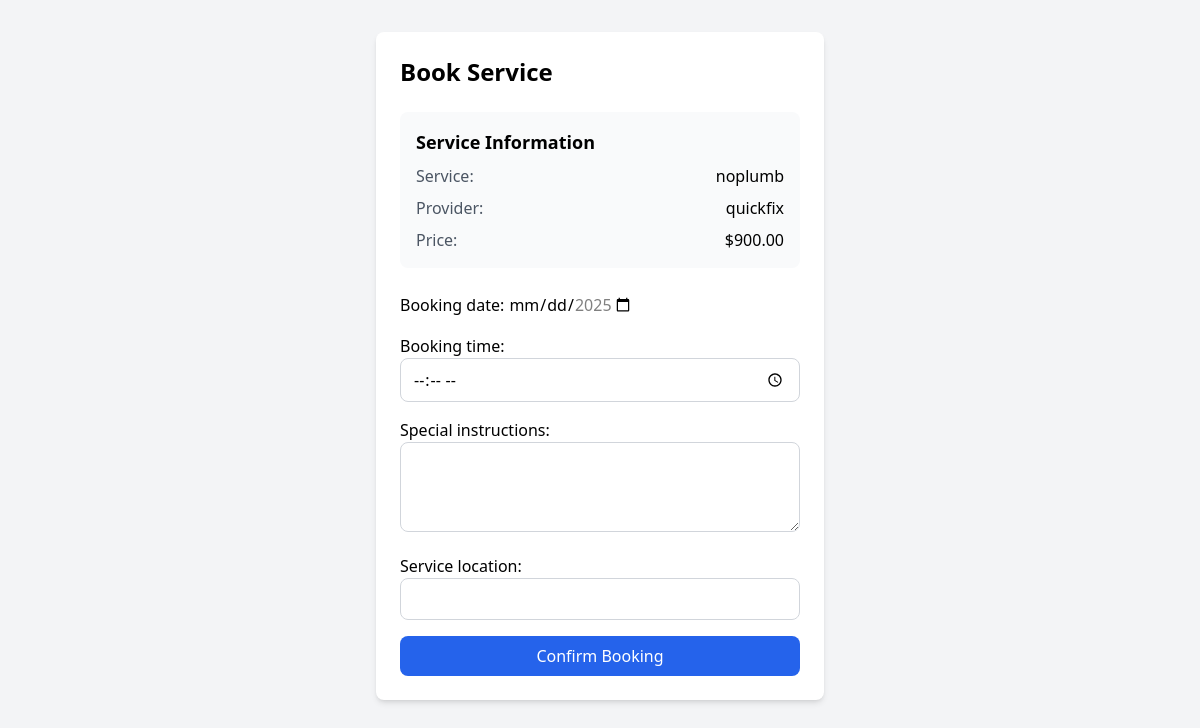
Page /services/service/5/book/ (signed in) on the committed database.
### services/models.py (models this page shows, shortened)
class Service(models.Model):
    provider = models.ForeignKey(ServiceProvider, on_delete=models.CASCADE, related_name='services')
    category = models.ForeignKey(ServiceCategory, on_delete=models.CASCADE)
    name = models.CharField(max_length=255)
    description = models.TextField()
    base_price = models.DecimalField(max_digits=10, decimal_places=2)
    image = models.ImageField(upload_to='service_images/', null=True, blank=True)
    is_active = models.BooleanField(default=True)
    created_at = models.DateTimeField(auto_now_add=True)
    updated_at = models.DateTimeField(auto_now=True)
    class Meta:
        ordering = ['-created_at']

### accounts/models.py (models this page shows, shortened)
class ServiceProvider(models.Model):
    user = models.OneToOneField(User, on_delete=models.CASCADE)
    business_name = models.CharField(max_length=255)
    description = models.TextField()
    experience_years = models.IntegerField()
    is_verified = models.BooleanField(default=False)
    rating = models.DecimalField(
        max_digits=3,
        decimal_places=2,
        default=0.00,
        validators=[MinValueValidator(0.00), MaxValueValidator(5.00)]
    )
    total_reviews = models.IntegerField(default=0)
    STATUS_CHOICES = [
        ('active', 'Active'),
        ('inactive', 'Inactive'),
        ('suspended', 'Suspended')
    ]
    status = models.CharField(max_length=20, choices=STATUS_CHOICES, default='active')

### services/views.py (the view, shortened to what this page needs)
# urls.py: path('service/<int:service_id>/book/', views.CreateBookingView.as_view(), name='create_booking'),
class CreateBookingView(LoginRequiredMixin, CreateView):
    model = Booking
    form_class = BookingForm
    template_name = 'create_booking.html'
    def dispatch(self, request, *args, **kwargs):
        self.service = get_object_or_404(Service, pk=self.kwargs['service_id'])
        return super().dispatch(request, *args, **kwargs)
    def get_form_kwargs(self):
        kwargs = super().get_form_kwargs()
        kwargs['provider'] = self.service.provider
        return kwargs
    def get_context_data(self, **kwargs):
        context = super().get_context_data(**kwargs)
        context['service'] = self.service
        context['provider'] = self.service.provider
        today = timezone.now().date()
        available_days = AvailabilitySchedule.objects.filter(
            provider=self.service.provider,
            is_available=True
        ).values_list('day_of_week', flat=True)
        valid_dates = [
            (today + timezone.timedelta(days=i)).strftime('%Y-%m-%d')
            for i in range(30)  # Allow booking up to 30 days in advance
            if (today + timezone.timedelta(days=i)).strftime('%A') in available_days
        ]
        context['available_dates'] = valid_dates
        return context

### templates/create_booking.html (shortened to what this page needs)
{% load static %}
<!DOCTYPE html>
<html lang="en">
<head>
    <script src="https://cdn.tailwindcss.com"></script>
</head>
<body class="bg-gray-100 min-h-screen">
    <div class="container mx-auto px-4 py-8">
        {% block content %}
        {% if request.resolver_match.url_name == 'create_booking' %}
        <div class="max-w-md mx-auto bg-white shadow-md rounded-lg overflow-hidden">
            <div class="p-6">
                <h2 class="text-2xl font-bold mb-6">Book Service</h2>
                <div class="mb-6 p-4 bg-gray-50 rounded-lg">
                    <h3 class="font-semibold text-lg mb-2">Service Information</h3>
                    <div class="space-y-2">
                        <p class="flex justify-between">
                            <span class="text-gray-600">Service:</span>
                            <span class="font-medium">{{ service.name }}</span>
                        </p>
                        <p class="flex justify-between">
                            <span class="text-gray-600">Provider:</span>
                            <span class="font-medium">{{ service.provider.business_name }}</span>
                        </p>
                        <p class="flex justify-between">
                            <span class="text-gray-600">Price:</span>
                            <span class="font-medium">${{ service.base_price }}</span>
                        </p>
                    </div>
                </div>
                <form method="post" class="space-y-4">
                    {{ form.as_p }}
                    <button type="submit" class="w-full bg-blue-600 text-white px-4 py-2 rounded-lg hover:bg-blue-700 transition">
                        Confirm Booking
                    </button>
                </form>
            </div>
        </div>
        {% endif %}
        {% endblock %}
    </div>
</body>
</html>

### templates/create_booking.html (style rules this page uses)
input[type="time"], input[type="text"], textarea { width: 100%; padding: 0.5rem 0.75rem; border: 1px solid #d1d5db; border-radius: 0.5rem; outline: none; }

### rows in the picture
Service: name "noplumb", provider.business_name "quickfix", base_price "900.00"
